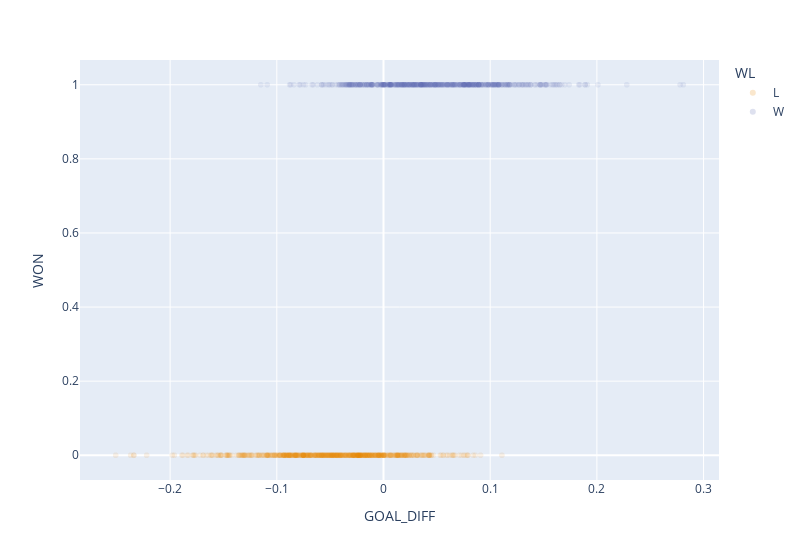

Notebook code for this chart:
### Markdown cell above
As before, we will use the `"GOAL_DIFF"` feature to classify whether a team won (1) or lost (0) their game.

### Code cell
px.scatter(games, x="GOAL_DIFF", y="WON", color="WL", opacity=0.1)

### Figure 1 — Plotly figure (JSON) as saved in the notebook; plotly's stock layout.template omitted (floating-point values rounded to 4 significant figures; data arrays with more than 128 entries replaced by an {"elided": "..."} marker saying what was removed)
{"data": [{"hovertemplate": "WL=L<br>GOAL_DIFF=%{x}<br>WON=%{y}<extra></extra>", "legendgroup": "L", "marker": {"color": "rgb(229, 134, 6)", "opacity": 0.1, "symbol": "circle"}, "mode": "markers", "name": "L", "showlegend": true, "type": "scattergl", "x": {"elided": "625 float values"}, "xaxis": "x", "y": {"elided": "625 int values"}, "yaxis": "y"}, {"hovertemplate": "WL=W<br>GOAL_DIFF=%{x}<br>WON=%{y}<extra></extra>", "legendgroup": "W", "marker": {"color": "rgb(93, 105, 177)", "opacity": 0.1, "symbol": "circle"}, "mode": "markers", "name": "W", "showlegend": true, "type": "scattergl", "x": {"elided": "605 float values"}, "xaxis": "x", "y": {"elided": "605 int values"}, "yaxis": "y"}], "layout": {"legend": {"title": {"text": "WL"}, "tracegroupgap": 0}, "margin": {"t": 60}, "width": 800, "xaxis": {"anchor": "y", "domain": [0, 1], "title": {"text": "GOAL_DIFF"}}, "yaxis": {"anchor": "x", "domain": [0, 1], "title": {"text": "WON"}}}}
